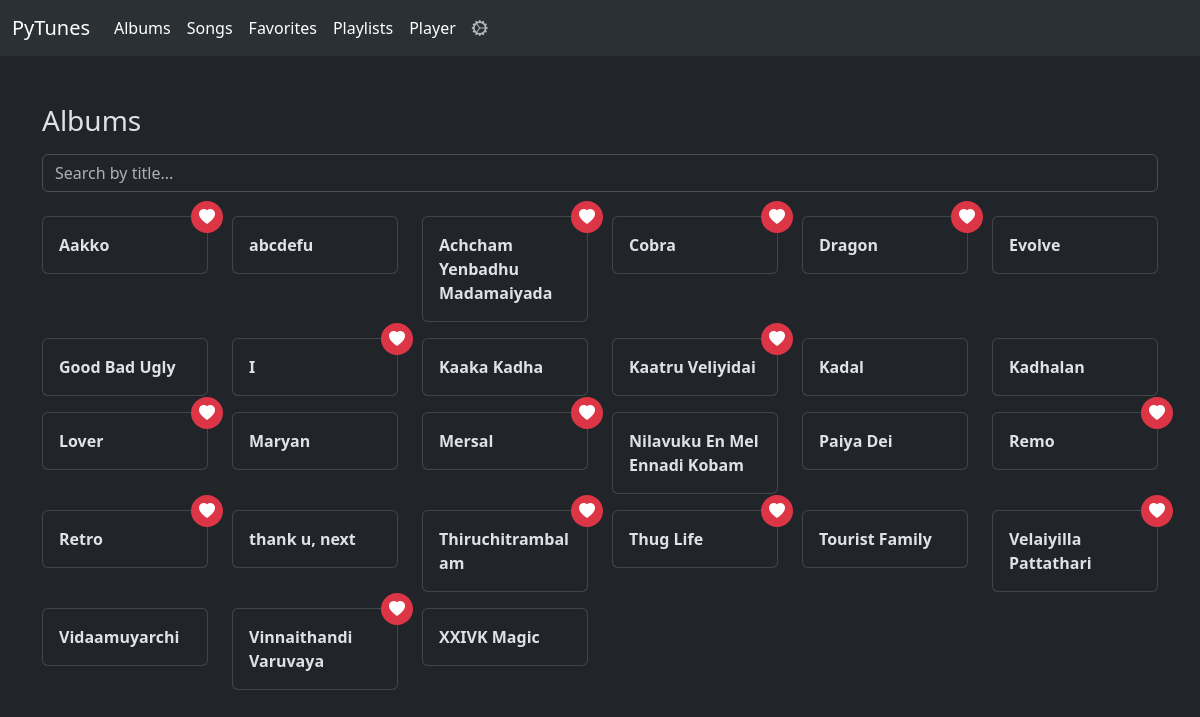
The page / on the database its author committed.
### base/models.py (models this page shows, shortened)
class Album(models.Model):
    title = models.CharField(max_length=2000)
    album_image = models.TextField(null=True, blank=True)
    favorite = models.BooleanField(default=False)

### base/views.py (the view)
# urls.py: 2. Add a URL to urlpatterns:  path('', views.home, name='home')
def home(request):
    albums = Album.objects.all().order_by(Lower('title'))
    return render(request, 'home.html', {'items': albums, 'page_title': 'Albums'})

### base/templates/home.html (shortened to what this page needs)
{% extends 'base.html' %}
{% block content %}
<div class="mt-5 mb-5" id="itemsList">
  {% if page_title %}
  <h3 class="mb-3">{{ page_title }}</h3>
  {% endif %}
  <input class="search form-control mb-4" placeholder="Search by title...">
  <div class="row list">
    {% for item in items %}
      <div class="col-6 col-sm-4 col-md-3 col-lg-2 mb-3">
        <div class="card rounded p-0"
            {% if item.type == 'song' %} data-bs-toggle="modal" data-bs-target="#itemModel{{ item.id }}"
            {% else %} onclick="window.location.href='{% url 'album' item.id %}'" {% endif %}
            style="cursor: pointer;">
          {% if item.favorite %}
          <span class="position-absolute top-0 start-100 translate-middle bg-danger d-flex justify-content-center align-items-center"
                style="width: 32px; height: 32px; border-radius: 50%;">
            <i class="bi bi-heart-fill text-white" style="font-size: 1rem;"></i>
          </span>
          {% endif %}
          <div class="card-body">
            <p class="card-title m-0 name"><b>{{ item.title }}</b></p>
          </div>
        </div>
      </div>
    {% endfor %}
  </div>
</div>
{% endblock content %}

### rows shown on the page
Album: favorite True (drawn), title "Aakko"
Album: title "abcdefu"
Album: favorite True (drawn), title "Achcham Yenbadhu Madamaiyada"
Album: favorite True (drawn), title "Cobra"
Album: favorite True (drawn), title "Dragon"
Album: title "Evolve"
Album: title "Good Bad Ugly"
Album: favorite True (drawn), title "I"
Album: title "Kaaka Kadha"
Album: favorite True (drawn), title "Kaatru Veliyidai"
Album: title "Kadal"
Album: title "Kadhalan"
Album: favorite True (drawn), title "Lover"
Album: title "Maryan"
Album: favorite True (drawn), title "Mersal"
Album: title "Nilavuku En Mel Ennadi Kobam"
Album: title "Paiya Dei"
Album: favorite True (drawn), title "Remo"
Album: favorite True (drawn), title "Retro"
Album: title "thank u, next"
Album: favorite True (drawn), title "Thiruchitrambalam"
Album: favorite True (drawn), title "Thug Life"
Album: title "Tourist Family"
Album: favorite True (drawn), title "Velaiyilla Pattathari"
Album: title "Vidaamuyarchi"
Album: favorite True (drawn), title "Vinnaithandi Varuvaya"
Album: title "XXIVK Magic"

### other values the page prints
{{ page_title }} "Albums"
